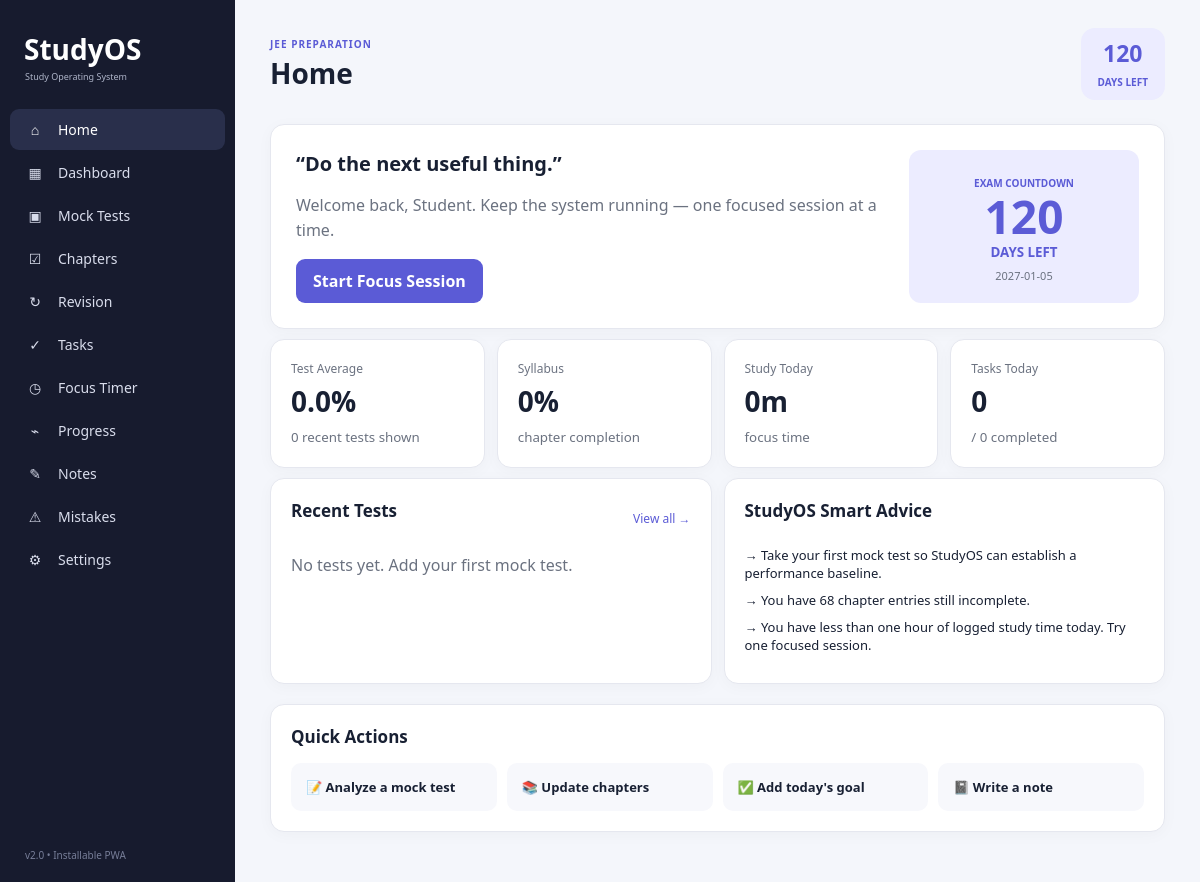
The page / on the database its author committed.
### tables this page shows
CREATE TABLE settings (
        key TEXT PRIMARY KEY, value TEXT NOT NULL
    );

### app.py (the view)
@app.route("/")
def home():
    tests = all_tests()
    rows,total,done,revised,pyq = chapter_stats()
    tasks = get_today_tasks()
    return render_template("dashboard.html",
        page="Home", quote=random.choice(QUOTES), tests=tests[:5],
        test_average=sum(percentage(t) for t in tests)/len(tests) if tests else 0,
        syllabus=(done/total*100 if total else 0),
        today_minutes=today_minutes(), total_minutes=total_minutes(),
        tasks=tasks, completed_tasks=sum(t["completed"] for t in tasks),
        advice=smart_advice())

### app.py (called while the page is built, shortened)
def conn():
    c = sqlite3.connect(DB)
    c.row_factory = sqlite3.Row
    return c

def setting(key, default=""):
    c = conn()
    r = c.execute("SELECT value FROM settings WHERE key=?", (key,)).fetchone()
    c.close()
    return r["value"] if r else default

def all_tests():
    c = conn()
    rows = c.execute("SELECT * FROM tests ORDER BY id DESC").fetchall()
    c.close()
    return rows

def chapter_stats():
    c = conn()
    rows = c.execute("SELECT * FROM chapters ORDER BY subject,id").fetchall()
    c.close()
    total = len(rows)
    done = sum(r["completed"] for r in rows)
    revised = sum(r["revised"] for r in rows)
    pyq = sum(r["pyq_completed"] for r in rows)
    return rows, total, done, revised, pyq

def today_minutes():
    c = conn()
    r = c.execute("SELECT COALESCE(SUM(minutes),0) x FROM study_sessions WHERE session_date=?", (date.today().isoformat(),)).fetchone()
    c.close()
    return int(r["x"])

def total_minutes():
    c = conn()
    r = c.execute("SELECT COALESCE(SUM(minutes),0) x FROM study_sessions").fetchone()
    c.close()
    return int(r["x"])

def smart_advice():
    tests = all_tests()
    advice = []
    if not tests:
        advice.append("Take your first mock test so StudyOS can establish a performance baseline.")
    rows, total, done, revised, pyq = chapter_stats()
    if total - done:
        advice.append(f"You have {total-done} chapter entries still incomplete.")
    if done - revised:
        advice.append(f"{done-revised} completed chapters are not marked as revised yet.")
    if today_minutes() < 60:
        advice.append("You have less than one hour of logged study time today. Try one focused session.")
    c = conn()
    mistakes = c.execute("SELECT COUNT(*) n FROM mistakes").fetchone()["n"]
    c.close()
    if mistakes:
        advice.append("Review your Mistake Log regularly; recurring errors should become revision priorities.")
    return advice

@app.context_processor
def globals():
    try:
        exam = datetime.strptime(setting("exam_date"), "%Y-%m-%d").date()
        days = max(0, (exam - date.today()).days)
    except ValueError:
        days = 0
    return {
        "app_name": "StudyOS",
        "username": setting("name","Student"),
        "exam_name": setting("exam_name","JEE"),
        "exam_date": setting("exam_date"),
        "days_left": days
    }

### templates/dashboard.html
{% extends "base.html" %}
{% block content %}
<section class="hero card">
  <div>
    <div class="quote">“{{ quote }}”</div>
    <p class="muted">Welcome back, {{ username }}. Keep the system running — one focused session at a time.</p>
    <a class="btn" href="{{ url_for('timer') }}">Start Focus Session</a>
  </div>
  <div class="hero-count">
    <span>EXAM COUNTDOWN</span><strong>{{ days_left }}</strong><small>DAYS LEFT</small>
    <em>{{ exam_date }}</em>
  </div>
</section>
<div class="stats">
  <div class="stat card"><span>Test Average</span><strong>{{ "%.1f"|format(test_average) }}%</strong><small>{{ tests|length }} recent tests shown</small></div>
  <div class="stat card"><span>Syllabus</span><strong>{{ "%.0f"|format(syllabus) }}%</strong><small>chapter completion</small></div>
  <div class="stat card"><span>Study Today</span><strong>{{ today_minutes }}m</strong><small>focus time</small></div>
  <div class="stat card"><span>Tasks Today</span><strong>{{ completed_tasks }}</strong><small>/ {{ tasks|length }} completed</small></div>
</div>
<div class="two-col">
  <section class="card">
    <div class="section-head"><h2>Recent Tests</h2><a href="{{ url_for('tests') }}">View all →</a></div>
    {% if tests %}
      {% for t in tests %}
      <div class="list-row"><b>{{ t.name }}</b><span>{{ "%.0f"|format(t.physics+t.chemistry+t.mathematics) }}/{{ "%.0f"|format(t.maximum) }} • {{ "%.1f"|format((t.physics+t.chemistry+t.mathematics)/t.maximum*100) }}%</span></div>
      {% endfor %}
    {% else %}<p class="muted">No tests yet. Add your first mock test.</p>{% endif %}
  </section>
  <section class="card">
    <div class="section-head"><h2>StudyOS Smart Advice</h2></div>
    {% for item in advice %}<p class="advice">→ {{ item }}</p>{% endfor %}
  </section>
</div>
<div class="card">
  <div class="section-head"><h2>Quick Actions</h2></div>
  <div class="quick-grid">
    <a href="{{ url_for('tests') }}">📝 Analyze a mock test</a>
    <a href="{{ url_for('chapters') }}">📚 Update chapters</a>
    <a href="{{ url_for('tasks') }}">✅ Add today's goal</a>
    <a href="{{ url_for('notes') }}">📓 Write a note</a>
  </div>
</div>
{% endblock %}

### templates/base.html (shortened to what this page needs)
<!doctype html>
<html lang="en">
<head>
  <link rel="stylesheet" href="{{ url_for('static', filename='style.css') }}">
</head>
<body>
<div class="app-shell">
  <aside class="sidebar">
    <div class="brand">StudyOS</div>
    <div class="brand-sub">Study Operating System</div>
    <nav>
      {% for endpoint,label,icon in [
        ('home','Home','⌂'),('dashboard','Dashboard','▦'),('tests','Mock Tests','▣'),
        ('chapters','Chapters','☑'),('revision','Revision','↻'),('tasks','Tasks','✓'),
        ('timer','Focus Timer','◷'),('progress','Progress','⌁'),('notes','Notes','✎'),
        ('mistakes','Mistakes','⚠'),('settings','Settings','⚙')
      ] %}
      <a class="nav-item {% if page == label or (page=='Home' and label=='Home') %}active{% endif %}" href="{{ url_for(endpoint) }}">
        <span>{{ icon }}</span>{{ label }}
      </a>
      {% endfor %}
    </nav>
    <div class="sidebar-bottom">v2.0 • Installable PWA</div>
  </aside>
  <main class="main">
    <header class="topbar">
      <div>
        <div class="eyebrow">{{ exam_name }} PREPARATION</div>
        <h1>{{ page }}</h1>
      </div>
      <div class="topbar-actions">
        <div class="countdown-pill"><b>{{ days_left }}</b><span>days left</span></div>
      </div>
    </header>
    {% block content %}{% endblock %}
  </main>
</div>
</body>
</html>

### static/style.css (style rules this page uses)
:root { --bg:#f4f6fb;--card:#fff;--text:#182033;--muted:#6b7280;--accent:#5b5bd6;--accent2:#4545b8;--sidebar:#171b2e;--line:#e5e7ef }
* { box-sizing:border-box }
body { margin:0;background:var(--bg);color:var(--text);font-family:"Segoe UI",Arial,sans-serif }
.app-shell { display:flex;min-height:100vh }
.sidebar { width:235px;background:var(--sidebar);color:white;padding:30px 10px;position:fixed;inset:0 auto 0 0 }
.brand { font-size:28px;font-weight:800;padding:0 14px }
.brand-sub { font-size:9px;color:#aeb4c8;padding:2px 15px 24px }
.nav-item { display:flex;gap:13px;align-items:center;color:#d9ddec;text-decoration:none;padding:11px 15px;margin:2px 0;border-radius:9px;font-size:14px }
.nav-item:hover,.nav-item.active { background:#292f4b;color:white }
.nav-item span { width:20px;text-align:center }
.sidebar-bottom { position:absolute;bottom:20px;left:25px;color:#777e98;font-size:10px }
.main { margin-left:235px;width:calc(100% - 235px);padding:0 35px 40px }
.topbar { display:flex;justify-content:space-between;align-items:center;padding:28px 0 14px }
.eyebrow { font-size:10px;color:var(--accent);font-weight:800;letter-spacing:1px }
.topbar h1 { margin:3px 0 0;font-size:28px }
.countdown-pill { background:#ececff;color:var(--accent);border-radius:14px;padding:9px 17px;text-align:center }
.countdown-pill b { font-size:23px;display:block }
.countdown-pill span { font-size:10px;text-transform:uppercase;font-weight:700 }
.card { background:var(--card);border:1px solid var(--line);border-radius:14px;padding:20px;margin:10px 0;box-shadow:0 3px 16px rgba(20,25,45,.03) }
.hero { display:flex;justify-content:space-between;align-items:stretch;padding:25px }
.quote { font-size:20px;font-weight:750;max-width:720px }
.muted { color:var(--muted);line-height:1.55 }
.hero-count { min-width:230px;background:#ececff;color:var(--accent);border-radius:12px;text-align:center;padding:20px }
.hero-count span { font-size:10px;font-weight:800 }
.hero-count strong { display:block;font-size:46px;line-height:1.05 }
.hero-count small { font-weight:800 }
.hero-count em { display:block;font-style:normal;color:var(--muted);font-size:11px;margin-top:6px }
.stats { display:grid;grid-template-columns:repeat(4,1fr);gap:12px }
.stat { margin:0 }
.stat span { display:block;color:var(--muted);font-size:12px }
.stat strong { display:block;font-size:28px;margin:5px 0 }
.stat small { color:var(--muted) }
.two-col { display:grid;grid-template-columns:1fr 1fr;gap:12px }
.section-head { display:flex;justify-content:space-between;align-items:center }
.section-head h2,.card h2 { margin:0 0 15px;font-size:17px }
.section-head a { color:var(--accent);text-decoration:none;font-size:12px }
.advice { font-size:13px;margin:9px 0 }
.quick-grid { display:grid;grid-template-columns:repeat(4,1fr);gap:10px }
.quick-grid a { padding:15px;background:#f7f8fc;border-radius:10px;color:var(--text);text-decoration:none;font-weight:700;font-size:13px }
.btn { display:inline-block;border:0;border-radius:9px;background:var(--accent);color:#fff;padding:11px 17px;font-weight:800;text-decoration:none;cursor:pointer }
.topbar-actions { display:flex;align-items:center;gap:12px }

### rows shown on the page
settings: value "JEE"
settings: value "Student"
settings: value "2027-01-05"

### other values the page prints
{{ icon }} "⌂" "▦" "▣" "☑" "↻" "✓" "◷" "⌁" "✎" "⚠" "⚙"
{{ label }} "Home" "Dashboard" "Mock Tests" "Chapters" "Revision" "Tasks" "Focus Timer" "Progress" "Notes" "Mistakes" "Settings"
{{ page }} "Home"
{{ days_left }} "120"
{{ "%.1f"|format(test_average) }} "0.0"
{{ tests|length }} "0"
{{ "%.0f"|format(syllabus) }} "0"
{{ today_minutes }} "0"
{{ completed_tasks }} "0"
{{ tasks|length }} "0"
{{ item }} "Take your first mock test so StudyOS can establish a performance baseline." "You have 68 chapter entries still incomplete." "You have less than one hour of logged study time today. Try one focused session."
